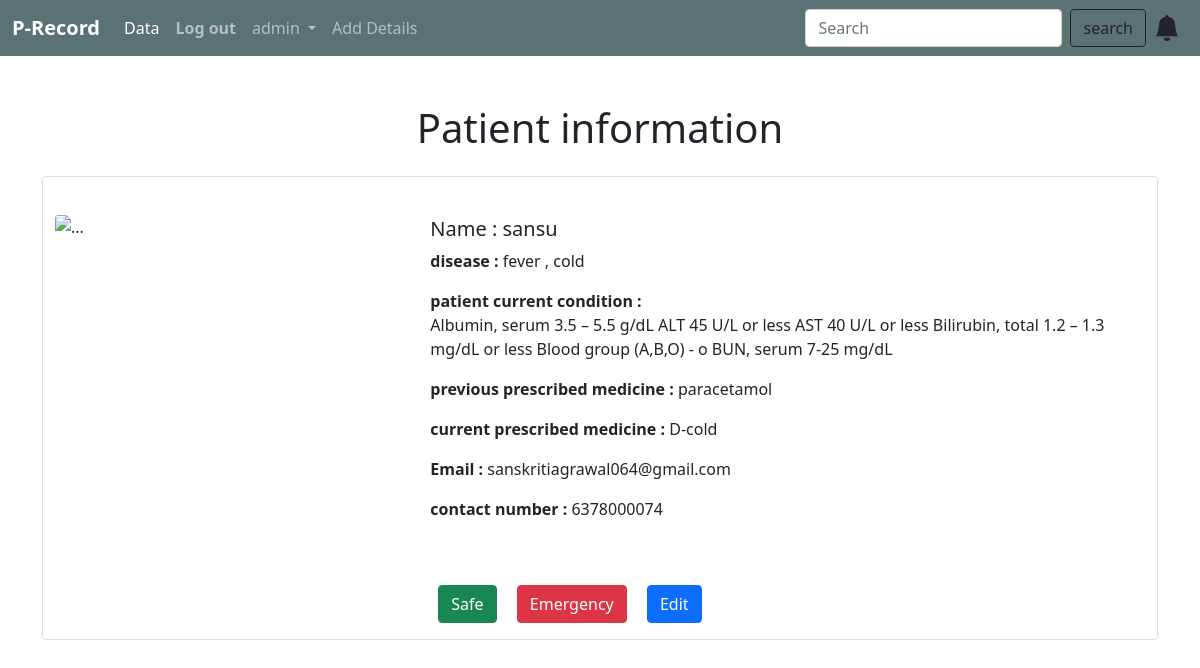
/show_record/details/1 (signed in), run on the app's committed database.
### clinicapp/models.py (models this page shows, shortened)
class record(models.Model):
    name=models.CharField(max_length=55)
    email=models.EmailField()
    number=models.CharField(max_length=12)
    disease=models.CharField(max_length=55)
    condition=models.TextField()
    curr_prescribed=models.CharField(max_length=122)
    prev_prescribed=models.CharField(max_length=122)
    venue_image=models.ImageField(null=True,blank=True,upload_to="images/")

### clinicapp/views.py (the view)
# urls.py: path('show_record/details/<int:id>',views.details,name='details'),
def details(request,id):
    record_list=record.objects.get(pk=id)
    return render(request, 'record.html',{'record_list' : record_list})

### templates/record.html (shortened to what this page needs)
{% extends 'home.html' %}
{%block content%}
<div class="container my-4">
  <br/>
  <h1 style="text-align:center"> Patient information </h1>
   <div class="card mb-3 my-4" style="max-width: 1540px;">
    <div class="row g-0">
      <div class="col-md-4 my-4 " style="padding:12px;">
          {% if record_list.venue_image %}
        <img src="{{BASE_DIR}}/{{record_list.venue_image}}" class="img-fluid rounded-start" alt="..." style="height: 300px;width: 400px;">
        {% else %}
        <div >
          <img src="https://source.unsplash.com/featured/?girl,profile" class="img-fluid rounded-start" alt="..." style="height: 300px;width: 400px;">
        </div>
         {%endif%}
      </div>
      <div class="col-md-8">
        <div class="card-body">
            <br/>
          <h5 class="card-title"> Name : {{ record_list.name}}</h5>
          <p class="card-text"> <strong>disease :</strong> {{record_list.disease}}</p>
          <p class="card-text"><strong> patient current condition :</strong><br/> {{record_list.condition}}</p>
          <p class="card-text"> <strong>previous prescribed medicine :</strong> {{record_list.prev_prescribed}}</p>
          <p class="card-text"><strong> current prescribed medicine :</strong> {{record_list.curr_prescribed}}</p>
          <p class="card-text"> <strong>Email :</strong> {{record_list.email}}</p>
          <p class="card-text"> <strong>contact number :</strong> {{record_list.number}}</p>
        {% if request.user.id is 1%}
          <button type="button" class="btn btn-success mx-2">Safe</button>
          <button type="button" class="btn btn-danger mx-2">Emergency</button>
          {% endif %}
          <button type="button" class="btn btn-primary mx-2"><a href="{% url 'edit' request.user.id %}" style="text-decoration: none; color: white;">Edit</a></button>
        </div>
      </div>
    </div>
  </div>
</div>
{%endblock%}

### templates/home.html (shortened to what this page needs)
<!doctype html>
<html lang="en">
  <head>
    <link href="https://cdn.jsdelivr.net/npm/bootstrap@5.1.3/dist/css/bootstrap.min.css" rel="stylesheet">
  </head>
  <body>
    <nav class="navbar navbar-expand-lg navbar-dark " style="background-color:#274647c2;">
        <div class="container-fluid">
          <a class="navbar-brand" href="#"><strong>P-Record</strong></a>
          <div class="collapse navbar-collapse" id="navbarSupportedContent">
            <ul class="navbar-nav me-auto mb-2 mb-lg-0">
              {% if request.user.id is 1 %}
              <li class="nav-item">
                <a class="nav-link active" aria-current="page" href="{% url 'show_record'%}">Data</a>
              </li>
              {% endif %}
              {% if user.is_authenticated %}
              <li class="nav-item">
                <a class="nav-link" href="{% url 'logout_view' %}"><strong>Log out</strong></a>
              </li>
              {% else %}
              <li class="nav-item">
                <a class="nav-link" href="{% url 'login' %}"><strong>Log in</strong></a>
              </li>
              {%endif%}
              {% if user.is_authenticated %}
              <li class="nav-item dropdown">
                <a class="nav-link dropdown-toggle" href="#" id="navbarDropdown" role="button" data-bs-toggle="dropdown" aria-expanded="false">
                  {{user}}
                </a>
              </li>
              {% endif%}
              {% if user.is_authenticated %}
              <li class="nav-item">
                <a class="nav-link" href="add_details">Add Details</a>
              </li>
              {% endif %}
            </ul>
            {% if user.is_authenticated%}
            <form class="d-flex"  action="{% url 'search' %}" method="POST" >
              <input class="form-control me-2" type="text" placeholder="Search" name="search" aria-label="Search">
              <button class="btn btn-outline-dark me-2"  type="submit">search</button>
            </form>
            <svg xmlns="http://www.w3.org/2000/svg" width="26" height="26" fill="currentColor" class="bi bi-bell-fill me-2" viewBox="0 0 16 16">
              <path d="M8 16a2 2 0 0 0 2-2H6a2 2 0 0 0 2 2zm.995-14.901a1 1 0 1 0-1.99 0A5.002 5.002 0 0 0 3 6c0 1.098-.5 6-2 7h14c-1.5-1-2-5.902-2-7 0-2.42-1.72-4.44-4.005-4.901z"/>
            </svg>
            {% endif%}
          </div>
        </div>
      </nav>
      {% block content %}
      {% endblock %}
  </body>
</html>

### data on the page
record: name "sansu", disease "fever , cold", condition "Albumin, serum 3.5 – 5.5 g/dL ALT 45 U/L or less AST 40 U/L or less Bilirubin, total 1.2 – 1.3 mg/dL or less Blood group (A,B,O) - o BUN, serum 7-25 mg/dL", prev_prescribed "paracetamol", curr_prescribed "D-cold", email "sanskritiagrawal064@gmail.com", number "6378000074"

### other printed values
{{ user }} "admin"
